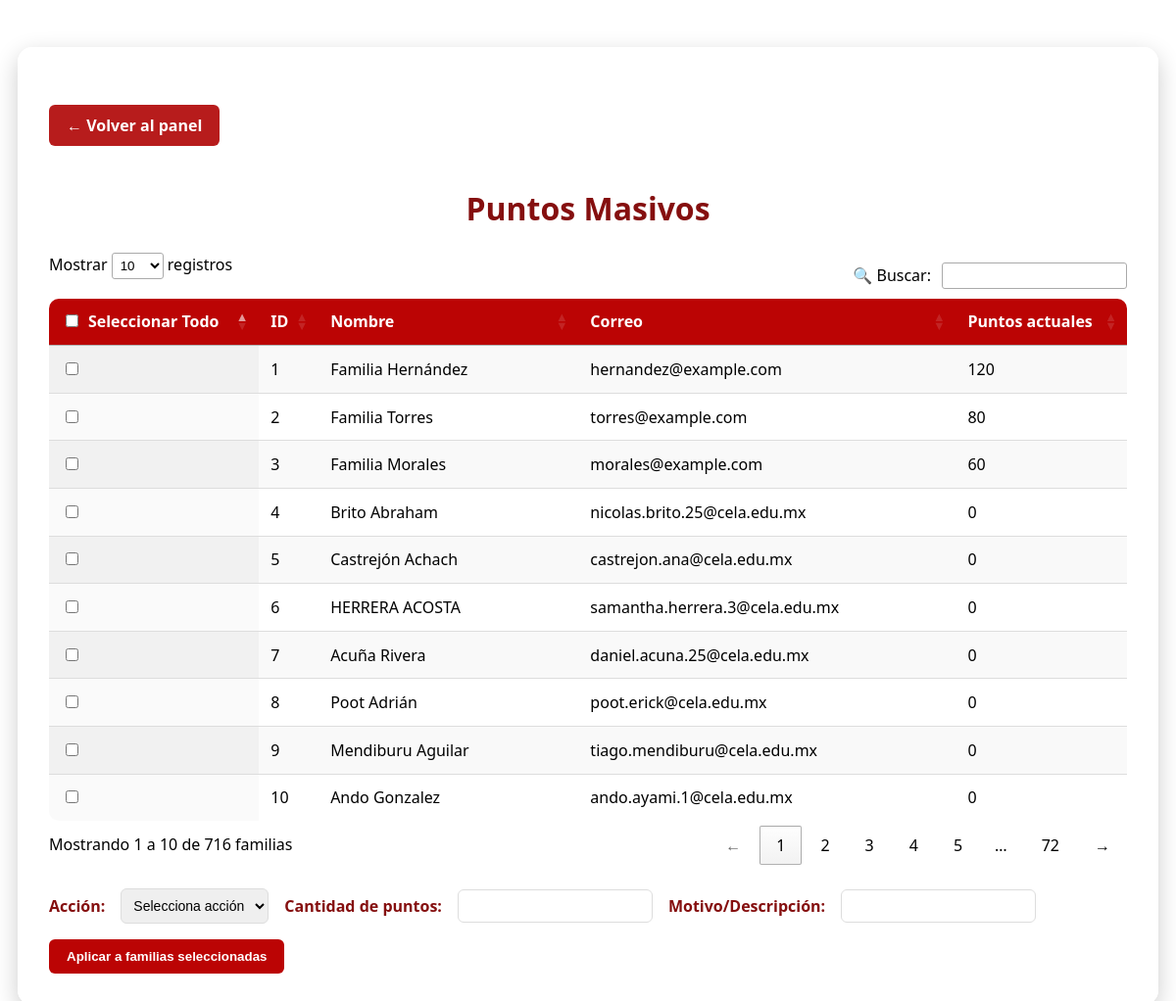
Page /puntos-masivos (signed in) on the committed database.
### app/models.py (models this page shows, shortened)
class Familia(db.Model,UserMixin):
    id = db.Column(db.Integer, primary_key=True)
    nombre = db.Column(db.String(100), nullable=False)
    correo = db.Column(db.String(100), unique=True, nullable=False)
    password = db.Column(db.String(100), nullable=False)
    puntos = db.Column(db.Integer, default=0)
    qr_version = db.Column(db.Integer, default=1)

### app/routes.py (the view, shortened to what this page needs)
@app.route('/puntos-masivos', methods=['GET', 'POST'])
def puntos_masivos():
    if 'admin_id' not in session:
        return redirect(url_for('login'))
    rol = session.get('rol')
    if rol != 'admin':
        flash('No tienes permisos para acceder a esta página', 'error')
        return redirect(url_for('panel_admin'))
    familias = Familia.query.all()
    return render_template('puntos_masivos.html', familias=familias)

### app/__init__.py (called while the page is built)
@app.before_request
def mantener_sesion_activa():
    session.permanent = True

### app/routes.py (called while the page is built, shortened)
@app.before_request
def refrescar_timeout():
    if "admin_id" in session:
        now = datetime.utcnow()
        last = session.get("last_activity", now)
        if hasattr(last, "tzinfo") and last.tzinfo is not None:
            last = last.astimezone(timezone.utc).replace(tzinfo=None)

### app/templates/puntos_masivos.html (shortened to what this page needs)
<!DOCTYPE html>
<html lang="es">
<head>
    <link rel="stylesheet" href="{{ url_for('static', filename='css/puntos_masivos.css') }}" />
    <link rel="stylesheet" href="https://cdn.datatables.net/1.13.6/css/jquery.dataTables.min.css" />
</head>
<body>
    <div class="admin-contenedor">
        <a href="{{ url_for('panel_admin') }}" class="btn-volver" style="margin-top:1.7em; display:inline-block;">← Volver al panel</a>
        <h1>Puntos Masivos</h1>
        <form method="POST" id="form-masivos">
            <div class="table-responsive">
                <table id="tabla-familias" class="display">
                    <thead>
                        <tr>
                            <th style="min-width:145px;">
                                <input type="checkbox" id="select-all" style="margin-right:6px;" /> Seleccionar Todo
                            </th>
                            <th>ID</th>
                            <th>Nombre</th>
                            <th>Correo</th>
                            <th>Puntos actuales</th>
                        </tr>
                    </thead>
                    <tbody>
                        {% for familia in familias %}
                        <tr>
                            <td><input type="checkbox" name="familia_ids" value="{{ familia.id }}" /></td>
                            <td>{{ familia.id }}</td>
                            <td>{{ familia.nombre }}</td>
                            <td>{{ familia.correo }}</td>
                            <td>{{ familia.puntos }}</td>
                        </tr>
                        {% endfor %}
                    </tbody>
                </table>
            </div>
            <div class="masivos-form-row">
                <label for="tipo">Acción:</label>
                <select name="tipo" id="tipo" required>
                    <option value="" disabled selected>Selecciona acción</option>
                </select>
                <label for="puntos">Cantidad de puntos:</label>
                <input type="number" name="puntos" id="puntos" min="1" required />
                <label for="descripcion">Motivo/Descripción:</label>
                <input type="text" name="descripcion" id="descripcion" required />
                <button type="submit" class="btn btn-primary">Aplicar a familias seleccionadas</button>
            </div>
        </form>
    </div>
</body>
</html>

### app/static/css/puntos_masivos.css (style rules this page uses)
:root { --rojo-principal: #bb0404; --rojo-oscuro: #850f0f; --dorado: #e9b800; --blanco: #ffffff; --gris-claro: #f8f9fa; --gris-borde: #ddd; --sombra: rgba(0, 0, 0, 0.2); }
a.btn-volver, button.btn-volver { display: inline-block; margin: 20px 0; padding: 10px 18px; background-color: #b71c1c !important; color: white !important; border-radius: 6px; text-decoration: none; font-weight: bold; transition: background-color 0.3s ease, transform 0.1s ease; }
body { font-family: 'Segoe UI', Arial, sans-serif; margin: 0; padding: 0; background-image: url("../img/PRUEBA5.jpg"); background-size: cover; background-position: center; }
.admin-contenedor { background: rgba(255, 255, 255, 0.95); backdrop-filter: blur(8px); border-radius: 15px; box-shadow: 0 8px 24px var(--sombra); padding: 2rem; margin: 3rem auto; width: 96%; max-width: 1100px; }
h1 { text-align: center; color: var(--rojo-oscuro); margin-bottom: 1.5rem; }
.btn-volver { display: inline-block; margin-bottom: 1.5rem; padding: 10px 18px; background-color: var(--rojo-principal); color: var(--blanco); border-radius: 6px; text-decoration: none; font-weight: bold; transition: background-color 0.3s ease, transform 0.1s ease; }
.table-responsive { overflow-x: auto; }
#tabla-familias { width: 100%; border-collapse: collapse; border-radius: 10px; overflow: hidden; }
#tabla-familias thead th { background: var(--rojo-principal); color: var(--blanco); padding: 0.8rem; text-align: left; }
#tabla-familias tbody td { padding: 0.8rem; border-bottom: 1px solid var(--gris-borde); }
.masivos-form-row { display: flex; flex-wrap: wrap; gap: 1rem; align-items: center; margin-top: 1.5rem; }
.masivos-form-row label { font-weight: bold; color: var(--rojo-oscuro); }
.masivos-form-row select, .masivos-form-row input[type="number"], .masivos-form-row input[type="text"] { padding: 8px; border: 1px solid var(--gris-borde); border-radius: 6px; font-size: 14px; }
.btn-primary { background-color: var(--rojo-principal); color: var(--blanco); padding: 10px 18px; border-radius: 6px; border: none; font-weight: bold; cursor: pointer; transition: background-color 0.3s ease, transform 0.1s ease; }

### rows in the picture
Familia: id "1", nombre "Familia Hernández", correo "hernandez@example.com", puntos "120"
Familia: id "2", nombre "Familia Torres", correo "torres@example.com", puntos "80"
Familia: id "3", nombre "Familia Morales", correo "morales@example.com", puntos "60"
Familia: id "4", nombre "Brito Abraham", correo "nicolas.brito.25@cela.edu.mx", puntos "0"
Familia: id "5", nombre "Castrejón Achach", correo "castrejon.ana@cela.edu.mx", puntos "0"
Familia: id "6", nombre "HERRERA ACOSTA", correo "samantha.herrera.3@cela.edu.mx", puntos "0"
Familia: id "7", nombre "Acuña Rivera", correo "daniel.acuna.25@cela.edu.mx", puntos "0"
Familia: id "8", nombre "Poot Adrián", correo "poot.erick@cela.edu.mx", puntos "0"
Familia: id "9", nombre "Mendiburu Aguilar", correo "tiago.mendiburu@cela.edu.mx", puntos "0"
Familia: id "10", nombre "Ando Gonzalez", correo "ando.ayami.1@cela.edu.mx", puntos "0"
